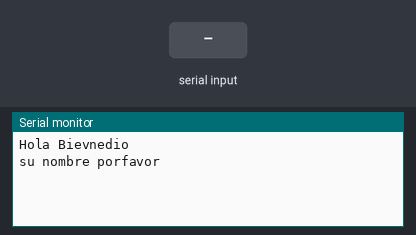
Bench run of a sketch on a simulated Arduino Uno, built with avr-gcc and run on an emulated ATmega328P. Shown: the last lines printed to the serial monitor. The inputs (shaded band) are chosen by the test bench.

Above: at 3.9 s.
4.0 s: "90,45\n" received over Serial
At 6.1 s:
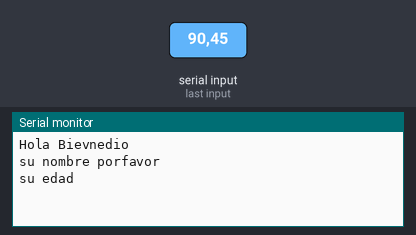
6.4 s: "30,150\n" received over Serial
At 7.6 s:
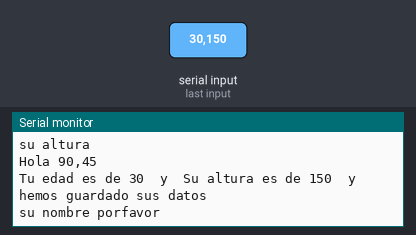

Measured:
- after the input at 4.0 s, the serial monitor: prints a new line after 1.0 s (image 1)
- after the input at 6.4 s, the serial monitor: prints a new line at once (image 2)

The sketch:

InputDataStringIntFloatSerialConFlushSerial.ino
```cpp
//variables globales
int edad;
String nombre;
int altura;

void setup() {
  // put your setup code here, to run once:

  Serial.begin(115200);

  Serial.println("Hola Bievnedio");


}
void serialFlush(){//Esta funcion limpia el buffer del serial
  while(Serial.available() > 0) {
    char t = Serial.read();
  }
}
void loop() {
   Serial.println("su nombre porfavor ");
   delay(3000);
  while (Serial.available()==0){  }
  nombre=Serial.readString();
  serialFlush();

   Serial.println("su edad ");
  while (Serial.available()==0){ }
  edad=Serial.parseInt();
  serialFlush();

  Serial.println("su altura ");
  while (Serial.available()==0){  }
  altura=Serial.parseInt();
  serialFlush();


  Serial.print("Hola ");
  Serial.println(nombre);
  Serial.print("Tu edad es de ");
  Serial.print(edad);
  Serial.print("  y  Su altura es de ");
  Serial.print(altura);
  Serial.println("  y hemos guardado sus datos ");
}
```
